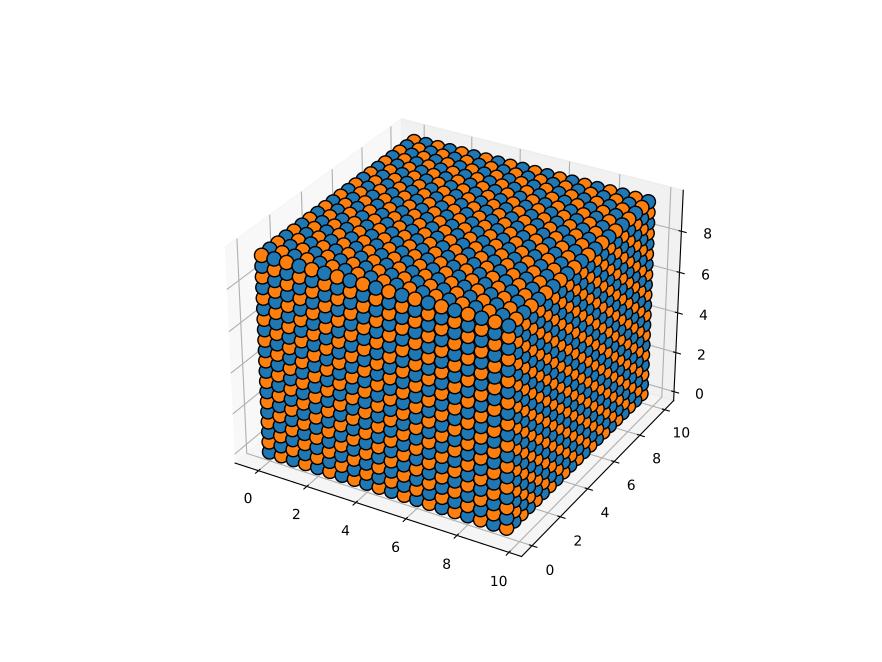

Write Python code to recreate this figure.
import kwant
from matplotlib import pyplot

lat = kwant.lattice.general([(0, 0.5, 0.5), (0.5, 0, 0.5), (0.5, 0.5, 0)],
                            [(0, 0, 0), (0, 0, 0.5)])

def make_system(t=1., a=10, b=10, c=10):
    def make_cube(pos):
        x, y, z = pos
        return 0 <= x < a and 0 <= y <= b and 0 <= z < c

    syst = kwant.Builder()
    syst[lat.shape(make_cube, (0, 0, 0))] = None
    syst[lat.neighbors()] = t

    return syst

def main():
    syst = make_system()
    kwant.plot(syst)
    
    syst = make_system(a=1.5, b=1., c=1.5)
    kwant.plot(syst, site_size = 0.1, site_lw = 0.01, hop_lw = 0.02)

if __name__ == '__main__':
    main()
